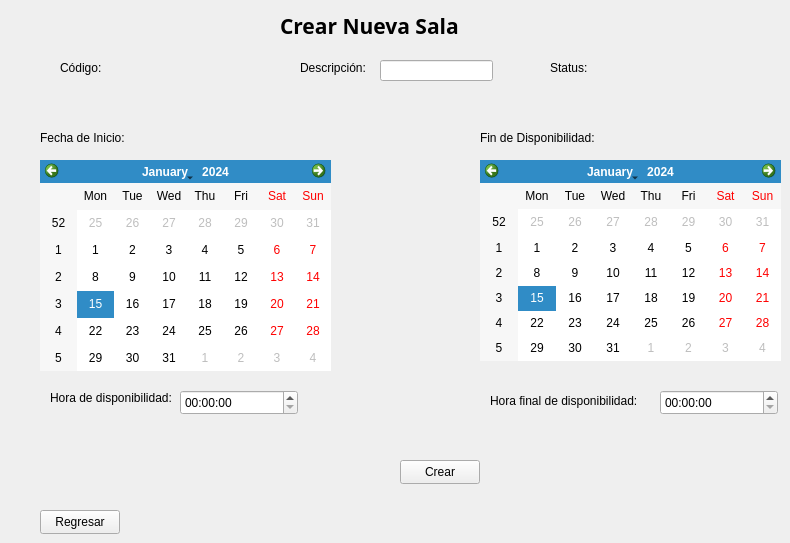
    <widget class="QWidget" name="CrearNuevaSala">
     <widget class="QLabel" name="label_19">
      <property name="geometry">
       <rect>
        <x>280</x>
        <y>10</y>
        <width>241</width>
        <height>31</height>
       </rect>
      </property>
      <property name="font">
       <font>
        <family>Segoe UI Black</family>
        <pointsize>16</pointsize>
        <bold>true</bold>
       </font>
      </property>
      <property name="text">
       <string>Crear Nueva Sala</string>
      </property>
     </widget>
     <widget class="QLabel" name="label_20">
      <property name="geometry">
       <rect>
        <x>60</x>
        <y>60</y>
        <width>49</width>
        <height>16</height>
       </rect>
      </property>
      <property name="text">
       <string>Código:</string>
      </property>
     </widget>
     <widget class="QLabel" name="label_21">
      <property name="geometry">
       <rect>
        <x>300</x>
        <y>60</y>
        <width>71</width>
        <height>16</height>
       </rect>
      </property>
      <property name="text">
       <string>Descripción:</string>
      </property>
     </widget>
     <widget class="QLabel" name="label_22">
      <property name="geometry">
       <rect>
        <x>550</x>
        <y>60</y>
        <width>71</width>
        <height>16</height>
       </rect>
      </property>
      <property name="text">
       <string>Status:</string>
      </property>
     </widget>
     <widget class="QLabel" name="label_23">
      <property name="geometry">
       <rect>
        <x>40</x>
        <y>130</y>
        <width>91</width>
        <height>16</height>
       </rect>
      </property>
      <property name="text">
       <string>Fecha de Inicio:</string>
      </property>
     </widget>
     <widget class="QLabel" name="label_24">
      <property name="geometry">
       <rect>
        <x>480</x>
        <y>130</y>
        <width>121</width>
        <height>16</height>
       </rect>
      </property>
      <property name="text">
       <string>Fin de Disponibilidad:</string>
      </property>
     </widget>
     <widget class="QCalendarWidget" name="FechaStart">
      <property name="geometry">
       <rect>
        <x>40</x>
        <y>160</y>
        <width>291</width>
        <height>211</height>
       </rect>
      </property>
     </widget>
     <widget class="QCalendarWidget" name="FechaEnd">
      <property name="geometry">
       <rect>
        <x>480</x>
        <y>160</y>
        <width>301</width>
        <height>201</height>
       </rect>
      </property>
     </widget>
     <widget class="QPushButton" name="pushButton_24">
      <property name="geometry">
       <rect>
        <x>400</x>
        <y>460</y>
        <width>80</width>
        <height>24</height>
       </rect>
      </property>
      <property name="text">
       <string>Crear</string>
      </property>
     </widget>
     <widget class="QPushButton" name="pushButton_25">
      <property name="geometry">
       <rect>
        <x>40</x>
        <y>510</y>
        <width>80</width>
        <height>24</height>
       </rect>
      </property>
      <property name="text">
       <string>Regresar</string>
      </property>
     </widget>
     <widget class="QLineEdit" name="DescripcionSala">
      <property name="geometry">
       <rect>
        <x>380</x>
        <y>60</y>
        <width>113</width>
        <height>21</height>
       </rect>
      </property>
     </widget>
     <widget class="QLabel" name="lbcodesala">
      <property name="geometry">
       <rect>
        <x>110</x>
        <y>60</y>
        <width>63</width>
        <height>20</height>
       </rect>
      </property>
      <property name="text">
       <string/>
      </property>
     </widget>
     <widget class="QLabel" name="label_113">
      <property name="geometry">
       <rect>
        <x>50</x>
        <y>390</y>
        <width>131</width>
        <height>16</height>
       </rect>
      </property>
      <property name="text">
       <string>Hora de disponibilidad:</string>
      </property>
     </widget>
     <widget class="QTimeEdit" name="horafinal_crearSala">
      <property name="geometry">
       <rect>
        <x>660</x>
        <y>390</y>
        <width>118</width>
        <height>25</height>
       </rect>
      </property>
     </widget>
     <widget class="QLabel" name="label_114">
      <property name="geometry">
       <rect>
        <x>490</x>
        <y>390</y>
        <width>161</width>
        <height>21</height>
       </rect>
      </property>
      <property name="text">
       <string>Hora final de disponibilidad:</string>
      </property>
     </widget>
     <widget class="QTimeEdit" name="horainicio_crearSala">
      <property name="geometry">
       <rect>
        <x>180</x>
        <y>390</y>
        <width>118</width>
        <height>25</height>
       </rect>
      </property>
     </widget>
     <widget class="QLabel" name="lb_status">
      <property name="geometry">
       <rect>
        <x>590</x>
        <y>60</y>
        <width>101</width>
        <height>16</height>
       </rect>
      </property>
      <property name="text">
       <string/>
      </property>
     </widget>
    </widget>
